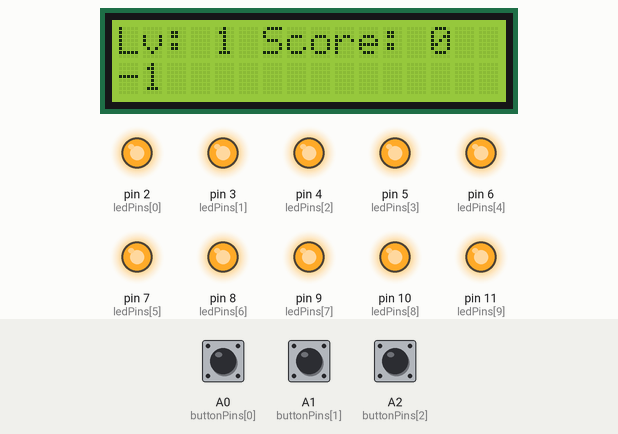
This sketch was run on a simulated Arduino Uno, built with avr-gcc and run on an emulated ATmega328P. Parts: 16×2 character LCD, output pins drawn as LEDs (lit = HIGH). Inputs (shaded band) come from the test bench; at power-on: A1 (buttonPins[1]) LOW, A0 (buttonPins[0]) LOW, A2 (buttonPins[2]) LOW. Random numbers use the default seed unless the sketch sets one; what the sketch prints to the serial monitor is not drawn.

Above: at 3.7 s.
3.8 s: A1 (buttonPins[1]) pulled HIGH for 3.2 s
At 7.1 s:
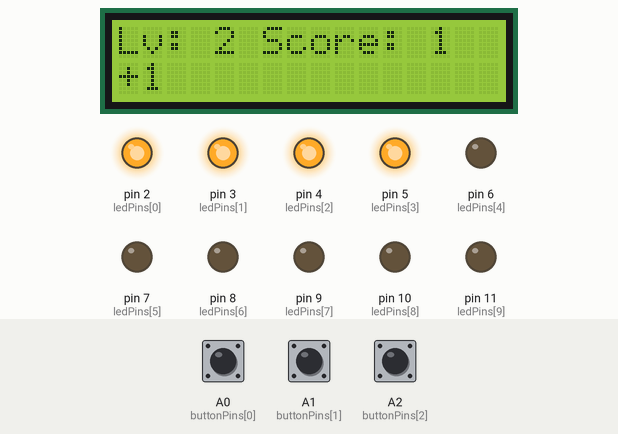
12.6 s: A1 (buttonPins[1]) pulled HIGH for 1.95 s
At 15.2 s:
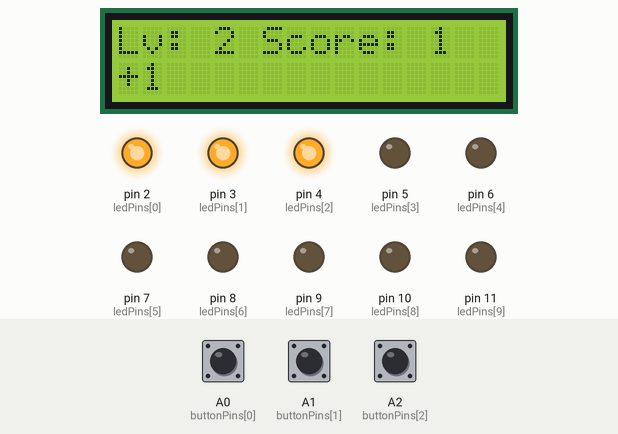
20.7 s: A0 (buttonPins[0]) pulled HIGH for 1.95 s
At 23.4 s:
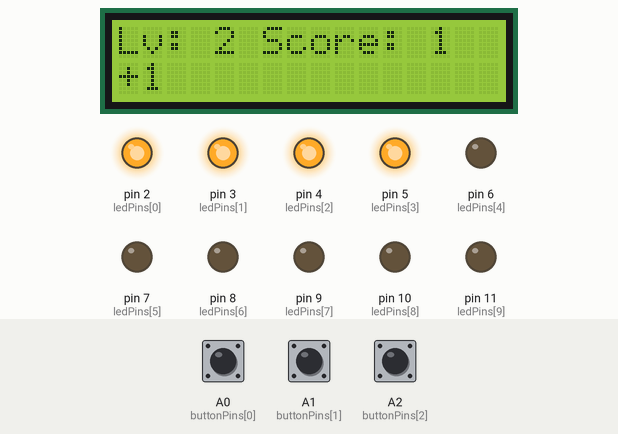
31.2 s: A0 (buttonPins[0]) pulled HIGH for 3.2 s
At 34.6 s:
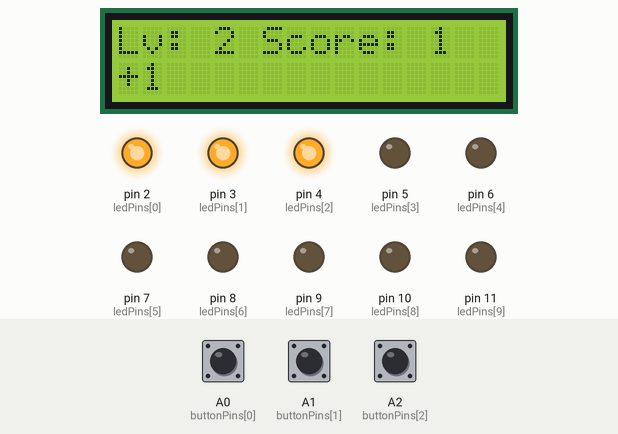
35.9 s: A0 (buttonPins[0]) pulled HIGH for 3.2 s
At 38.6 s:
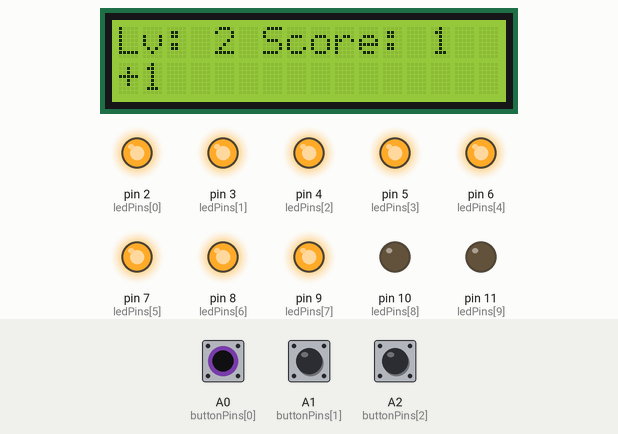
Timing chart, 0 to 81.1 s (numbered marks = the images above; inputs shaded):
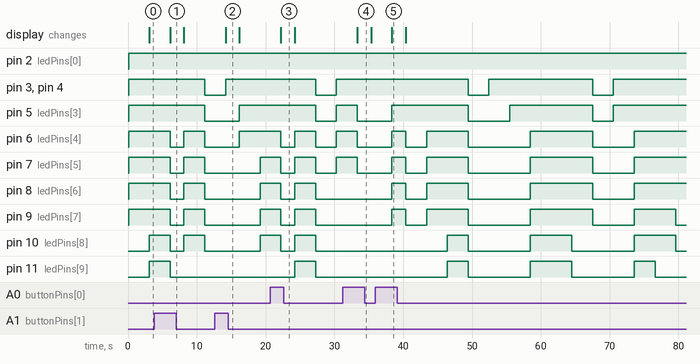

Measured:
- after the input at 3.8 s, the display: changes after 2.3 s (image 1)
- after the input at 12.6 s, the display: changes after 1.6 s (image 2)
- after the input at 20.7 s, the display: changes after 1.5 s (image 3)
- after the input at 31.2 s, the display: changes after 2.1 s (image 4)
- after the input at 35.9 s, the display: changes after 2.4 s (image 5)
- by itself, pin 3 (ledPins[1]), pin 4 (ledPins[2]): alternates HIGH for 15.1 s and LOW for 3.0 s
- by itself, pin 10 (ledPins[8]): repeats every 15.1 s: LOW 9.1 s, HIGH 6.0 s

The sketch:

ex05.ino
```cpp
#include <LiquidCrystal_I2C.h>

const int ledPins[] = {2, 3, 4, 5, 6, 7, 8, 9, 10, 11};
const int buttonPins[] = {A0, A1, A2};

LiquidCrystal_I2C lcd(0x27,  16, 2);

int score = 0;
int level = 1;
bool isTimeOut = false;
int correctButton;
unsigned long startTime = millis();

void setup() {
  lcd.begin();
  lcd.backlight();
  lcd.setCursor(0,0);
  for (int i = 0; i < 10; i++) {
    pinMode(ledPins[i], OUTPUT);
  }

  for (int i = 0; i < 3; i++) {
    pinMode(buttonPins[i], INPUT);
  }
  Serial.begin(9600);
  setLevel(1);
}

void loop() {
  playGame();
}

void playGame() {
  int ledCount = random(1,11);// random chỗ này
  correctButton = ledCount % 3;
  flashLEDs(ledCount, ledPins); // Nháy đèn
  Serial.print("Button: ");
  Serial.println(correctButton);
  delay(4000 - (level * 1000));
  checkButtons();
  // Hết thời gian, reset cấp độ và điểm số
}

void checkButtons() {
  // Kiểm tra trạng thái nút bấm và cộng hoặc trừ điểm
  Serial.println(digitalRead(buttonPins[1]));
  isTimeOut = false;
  if (digitalRead(buttonPins[0]) == HIGH && correctButton == 0) {
    score++;
    level++;
    setLevel(level);
    displayScore("+1");
  } else if (digitalRead(buttonPins[1]) == HIGH && correctButton == 1) {
    score++;
    level++;
    setLevel(level);
    displayScore("+1");
  } else if (digitalRead(buttonPins[2]) == HIGH && correctButton == 2) {
    score++;
    level++;
    setLevel(level);
    displayScore("+1");
  } else {
    // Trường hợp không chọn nút hoặc chọn sai
    score--;
    if (score == -1) {
      score = 0;
    }
    setLevel(1);
    displayScore("-1");
  }
}

void flashLEDs(int ledCount,const int ledPins[]) {
  // Bật `ledCount` đèn LED đầu tiên trong mảng `ledPins`.
  for (int i = 0; i < ledCount; i++) {
    digitalWrite(ledPins[i], HIGH);
  }

  // Tắt các đèn LED còn lại.
  for (int i = ledCount; i < 10; i++) {
    digitalWrite(ledPins[i], LOW);
  }
}

void setLevel(int newLevel) {
  // Cài đặt cấp độ và hiển thị trên LCD
  level = newLevel;
  if (level > 3) {
    level = 3;
  }
  lcd.clear();
  lcd.print("Lv: ");
  lcd.print(level);
  lcd.print(" Score: ");
  lcd.print(score);
}

void displayScore(String message) {
  // Hiển thị điểm số được cộng hoặc trừ trên LCD
  lcd.setCursor(0, 1);
  lcd.print(message);
}
```
